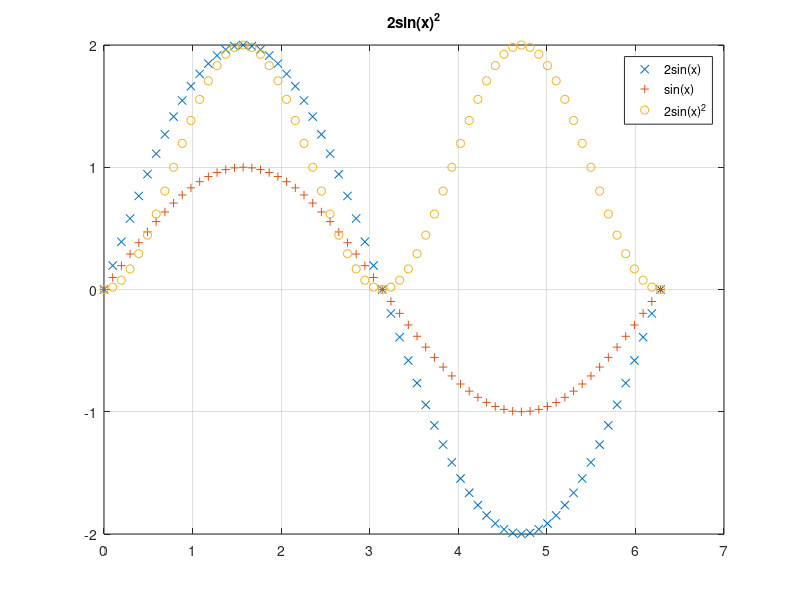
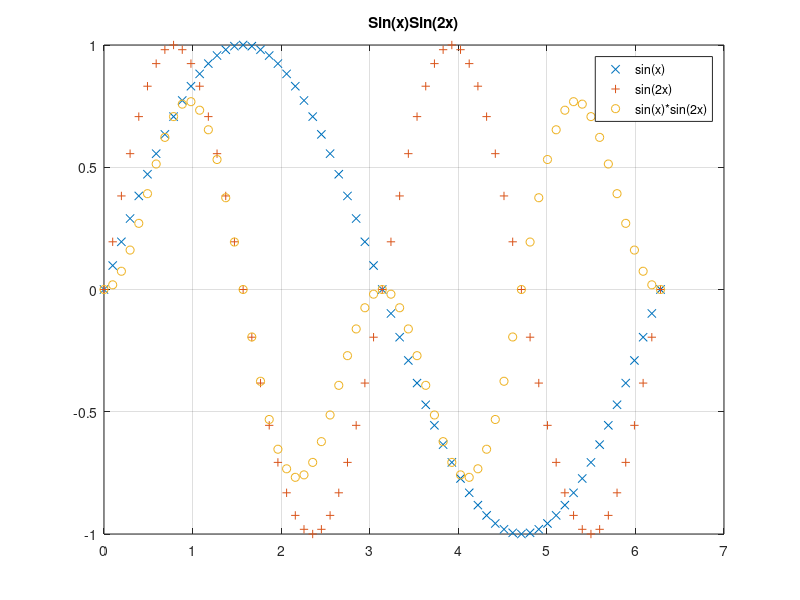
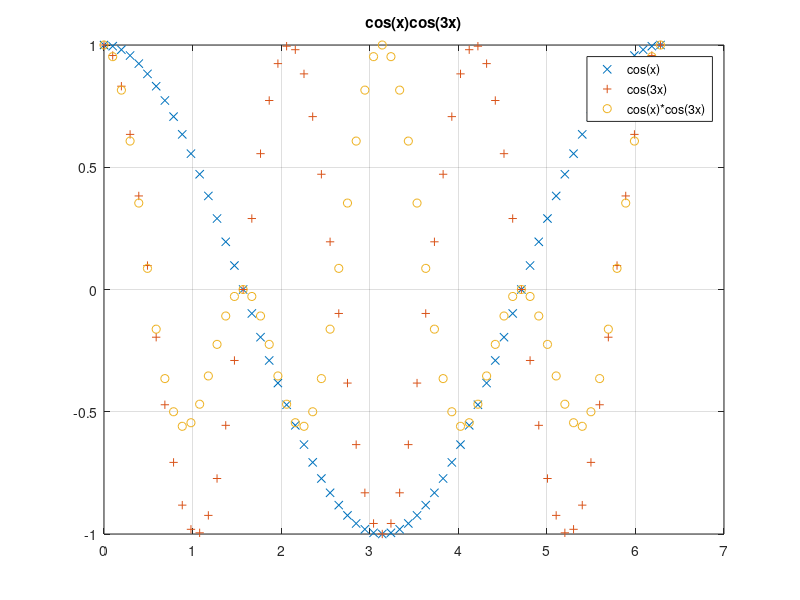
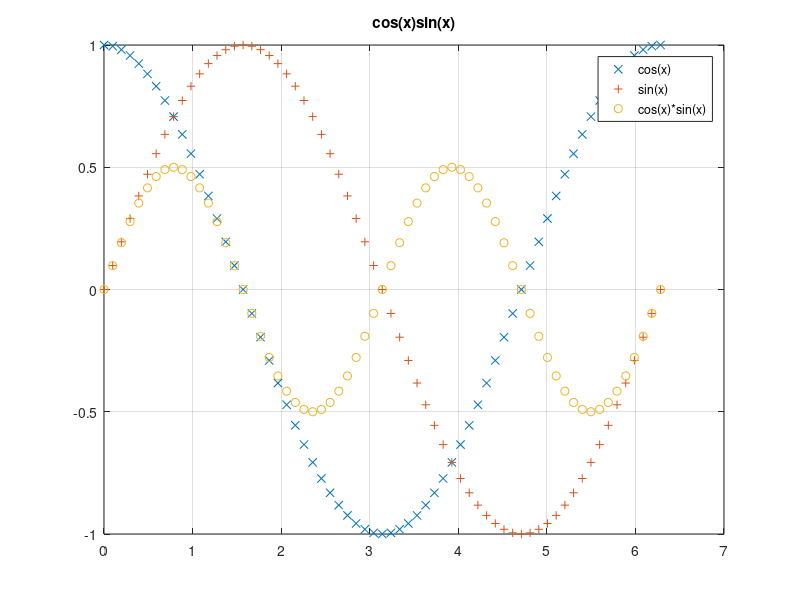

These figures' MATLAB source, in order:
% 
% author: Ke-Wei Ma
% contact: keweima at gmail.com
% 
% summary: Replicate some of the charts in Chapter 2 of
% "Understanding the FFT" by Anders E. Zonst
% using Matlab instead of BASIC.
%

clear all;

% plot 1
i = 0:2*pi/64:2*pi;
u = sin(i);
f = 2 .* u;
g = f .* u;

figure 
plot(i,f,'x',i,u,'+',i,g,'o')
legend('2sin(x)','sin(x)','2sin(x)^2')
title('2sin(x)^2')
grid on

% plot 2
t = sin(2*i);
f = u .* t;

figure 
plot(i,u,'x',i,t,'+',i,f,'o')
legend('sin(x)','sin(2x)','sin(x)*sin(2x)')
title('Sin(x)Sin(2x)')
grid on

% plot 3
s = cos(i);
v = cos(3*i);
f = s .* v;

figure 
plot(i,s,'x',i,v,'+',i,f,'o')
legend('cos(x)','cos(3x)','cos(x)*cos(3x)')
title('cos(x)cos(3x)')
grid on

% plot 4
f = s .* u;

figure 
plot(i,s,'x',i,u,'+',i,f,'o')
legend('cos(x)','sin(x)','cos(x)*sin(x)')
title('cos(x)sin(x)')
grid on